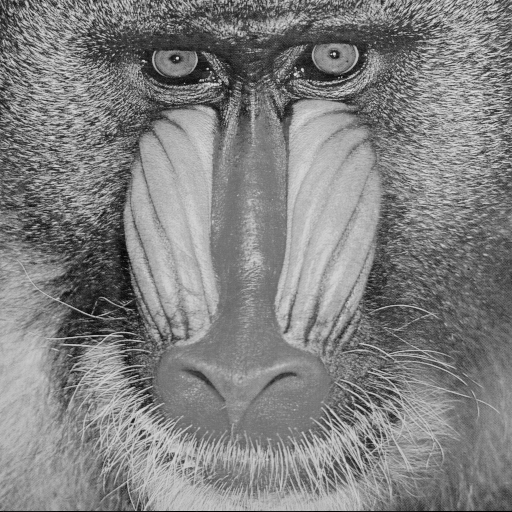
#> input picture prj1/images/baboon.png, 512 x 512 px
$ python image_filter.py -i images/baboon.png   (older library calls are emulated)
#> lines starting #> are read from the running program, lines starting #| are printed output that depends on the picture
### prj1/filter_utils.py
import numpy as np
import cv2
from matplotlib import pyplot as plt
from masks import get_mask, get_all_masks_ids

# [6 lines left out: function plot_filtered_image, not called in this run]

def plot_filtered_images(src_image, mask_ids):
    for mask_id in mask_ids:
        plot_filtered_image(src_image, mask_id)

def show_filtered_image(src_image, mask_id, flip_axis=None, show_images=True):
    filtered_image = filter_image(src_image, mask_id)
    other_mask_id = 'h4' if mask_id == 'h3' else 'h3' if mask_id == 'h4' else None
    combined_filters_image = None

    if (other_mask_id):
        other_filtered_image = filter_image(src_image, other_mask_id)
        combined_filters_image = add_filters(filtered_image, other_filtered_image)

    if (flip_axis in [0, 1]):
        filtered_image = np.flip(filtered_image, axis=flip_axis)
        combined_filters_image = None\
            if combined_filters_image is None\
            else np.flip(combined_filters_image, axis=flip_axis)

    if show_images:
        show_src_and_filtered_image(src_image, filtered_image, 'source image / filtered image (mask = ' + mask_id + ')')
        if (combined_filters_image is not None):
            show_src_and_filtered_image(
                src_image,
                combined_filters_image,
                'source image / combination of h3 and h4 masks'
            )
    return (filtered_image, combined_filters_image)

def show_src_and_filtered_image(src_image, filtered_image, title=''):
    result = np.hstack((src_image, filtered_image))
    cv2.imshow(title, result)

def filter_image(src_image, mask_id, borderType=cv2.BORDER_REPLICATE):
    return cv2.filter2D(src_image, -1, get_mask(mask_id), borderType=borderType)

# [10 lines left out: function add_filters, not called in this run]

### prj1/argparser.py
from argparse import ArgumentParser

class Parser:
    __parser = ArgumentParser('Filters image applying mask')
    __args = []

    def __init__(self):
        self.__parser.add_argument('--image', '-i',\
            help='path to image which will be filtered',\
            dest='image'
        )
        self.__parser.add_argument('--mask', '-m',\
            help='mask to be applied to the image. Available masks are h1..h11',\
            default='h1', dest='mask'
        )
        self.__parser.add_argument('--out', '-o',\
            help='path to output of filtering (output will be an .png image)',\
            dest='output_path'
        )
        self.__parser.add_argument('--outc', '-oc', \
            help='path to output of combined images',\
            dest='output_combined_path'
        )
        self.__parser.add_argument('--hflip', '-hf',\
            help='if passed, flips the resulting image horizontally',\
            dest='hflip',\
            action='store_true'
        )
        self.__parser.add_argument('--skip-image-show', '-ss',\
            help="if passed, a window showing the source image and the filtered won't be open",\
            dest='skip_image_show',\
            action='store_true'
        )
        self.__args = vars(self.__parser.parse_args())

    def get_arg(self, arg_id):
        return self.__args[arg_id]

### prj1/masks.py
import numpy as np

MASKS = {
    'h1': [[ 0,  0, -1,  0,  0],
           [ 0, -1, -2, -1,  0],
           [-1, -2, 16, -2, -1],
           [ 0, -1, -2, -1,  0],
           [ 0,  0, -1,  0,  0]],
    'h2': (1/256) * np.array(
          [[ 1,  4,  6,  4,  1],
           [ 4, 16, 24, 16,  4],
           [ 6, 24, 36, 24,  6],
           [ 4, 16, 24, 16,  4],
           [ 1,  4,  6,  4,  1]]
    ),
    'h3': [[-1,  0,  1],
           [-2,  0,  2],
           [-1,  0,  1]],
    'h4': [[-1, -2, -1],
           [ 0,  0,  0],
           [ 1,  2,  1]],
    'h5': [[-1, -1, -1],
           [-1,  8, -1],
           [-1, -1, -1]],
    'h6': (1/9) * np.full(9, 1).reshape(3, 3),
    'h7': [[-1, -1,  2],
           [-1,  2, -1],
           [2, -1, -1]],
    # h8 = matrix full of -1 with main diagonal elements = 2
    'h8': np.full(9, -1).reshape(3, 3) + np.diag([3, 3, 3]),
    'h9': (1/9) * np.diag(np.full(9, 1)),
    'h10': (1/8) * np.array(
           [[-1, -1, -1, -1, -1],
            [-1,  2,  2,  2, -1],
            [-1,  2,  8,  2, -1],
            [-1,  2,  2,  2, -1],
            [-1, -1, -1, -1, -1]]
    ),
    'h11': [[-1, -1,  0],
            [-1,  0,  1],
            [ 0,  1,  1]]
}

def get_mask(mask_id):
    return np.array(MASKS[mask_id])

def get_all_masks_ids():
    return map(lambda m: 'h' + str(m), np.arange(1, 12))

### prj1/image_filter.py
import cv2
import numpy as np
import sys
from argparser import Parser
from masks import get_mask
from filter_utils import show_filtered_image, filter_image, add_filters, show_src_and_filtered_image

MASK_COUNT = 11

parser = Parser()
filename = parser.get_arg('image')
mask_id = parser.get_arg('mask')
output_filename = parser.get_arg('output_path')
output_combined_filename = parser.get_arg('output_combined_path')
hflip = parser.get_arg('hflip')
skip_image_show = parser.get_arg('skip_image_show')

img = cv2.imread(filename, cv2.IMREAD_GRAYSCALE)
#> img is the input picture: shape (512, 512); min 0, max 230, mean 129.1
flip_axis = 1 if hflip else None
(filtered_image, combined_filters_image) = show_filtered_image(
    img,\
    mask_id,\
    flip_axis=flip_axis,\
    show_images=not skip_image_show\
)
#> in filter_image, `return cv2.filter2D(src_image, -1, get_mask(mask_id), borderType=borde..`:
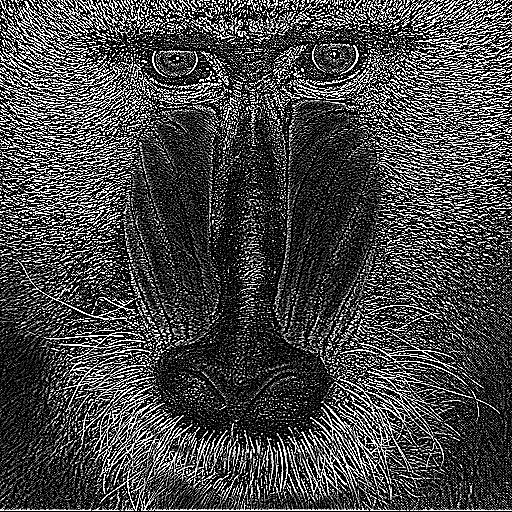
#> returned value: shape (512, 512); min 0, max 255, mean 71.5
#> in show_src_and_filtered_image, `result = np.hstack((src_image, filtered_image))`:
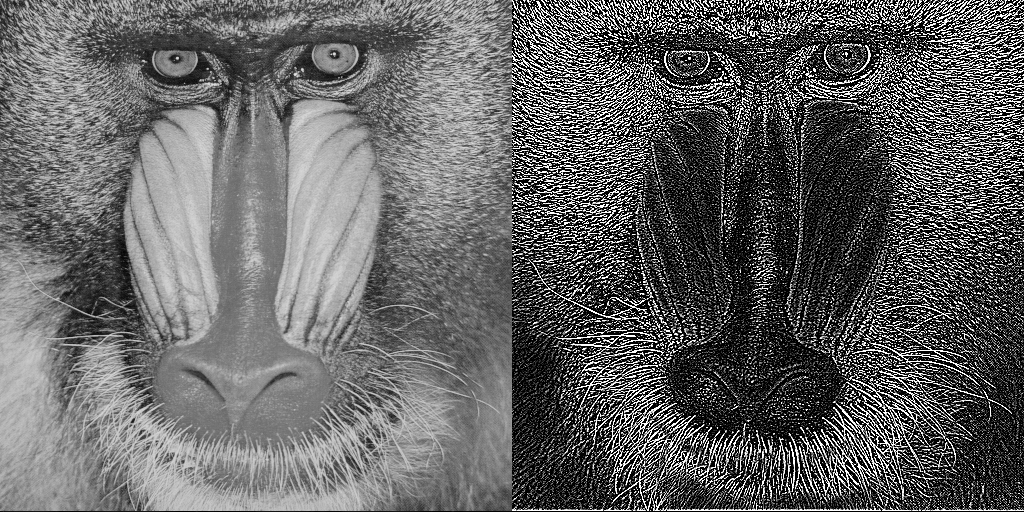
#> result: shape (512, 1024); min 0, max 255, mean 100.3

if (output_filename):
    cv2.imwrite(output_filename, filtered_image)
if (combined_filters_image is not None and output_combined_filename):
    cv2.imwrite(output_combined_filename, combined_filters_image)

cv2.waitKey(0)
cv2.destroyAllWindows()

$ run again, on prj1/images/city.png
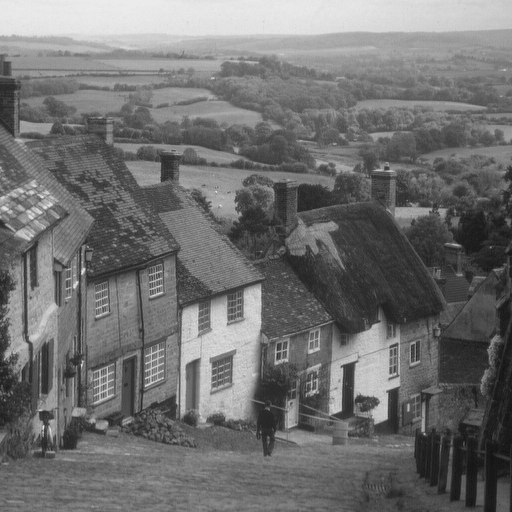
#> input picture prj1/images/city.png, 512 x 512 px
#> img is the input picture: shape (512, 512); min 16, max 235, mean 112.2
#> in filter_image, `return cv2.filter2D(src_image, -1, get_mask(mask_id), borderType=borde..`:
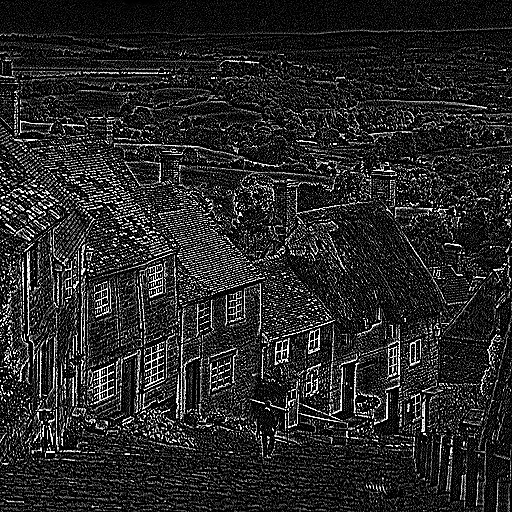
#> returned value: shape (512, 512); min 0, max 255, mean 39.3
#> in show_src_and_filtered_image, `result = np.hstack((src_image, filtered_image))`:
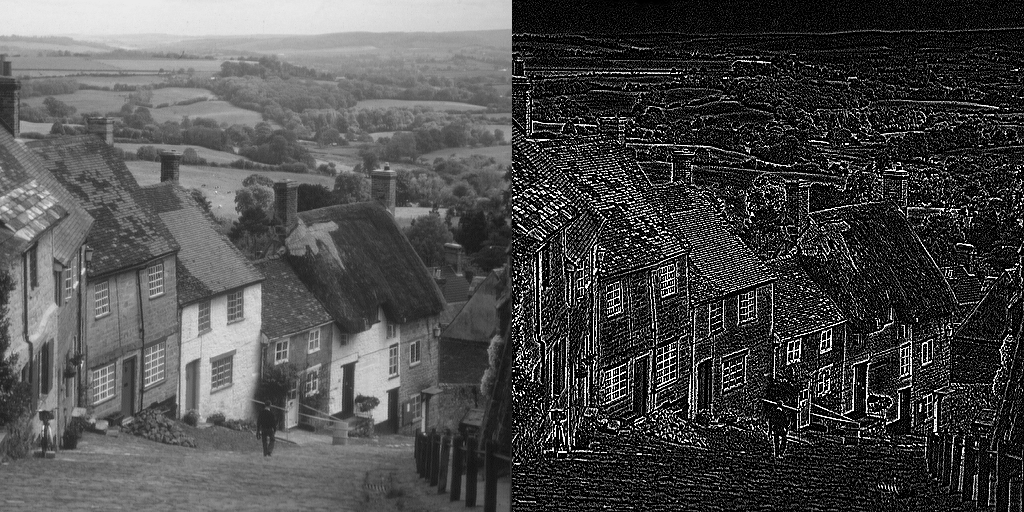
#> result: shape (512, 1024); min 0, max 255, mean 75.7
